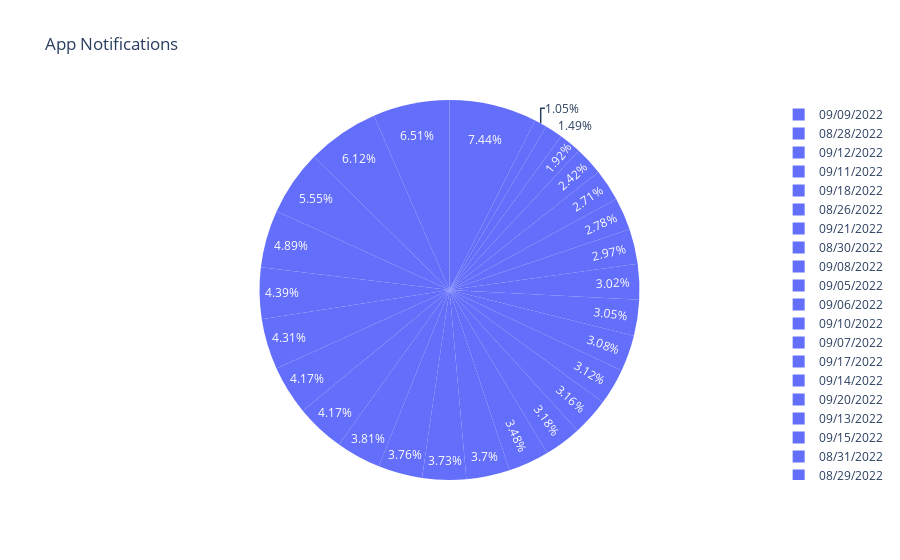

Notebook source saved alongside this figure:
### Code cell
figure.show()

### Figure 1 — Plotly figure (JSON) as saved in the notebook; plotly's stock layout.template omitted (floating-point values rounded to 4 significant figures)
{"data": [{"customdata": [["Instagram"], ["Instagram"], ["Instagram"], ["Instagram"], ["Instagram"], ["Instagram"], ["Instagram"], ["Instagram"], ["Instagram"], ["Instagram"], ["Instagram"], ["Instagram"], ["Instagram"], ["Instagram"], ["Instagram"], ["Instagram"], ["Instagram"], ["Instagram"], ["Instagram"], ["Instagram"], ["Instagram"], ["Instagram"], ["Instagram"], ["Instagram"], ["Instagram"], ["Instagram"], ["Instagram"], ["Whatsapp"], ["Whatsapp"], ["Whatsapp"], ["Whatsapp"], ["Whatsapp"], ["Whatsapp"], ["Whatsapp"], ["Whatsapp"], ["Whatsapp"], ["Whatsapp"], ["Whatsapp"], ["Whatsapp"], ["Whatsapp"], ["Whatsapp"], ["Whatsapp"], ["Whatsapp"], ["Whatsapp"], ["Whatsapp"], ["Whatsapp"], ["Whatsapp"], ["Whatsapp"], ["Whatsapp"], ["Whatsapp"], ["Whatsapp"], ["Whatsapp"], ["Whatsapp"], ["Whatsapp"]], "domain": {"x": [0, 1], "y": [0, 1]}, "hovertemplate": "Date=%{label}<br>Notifications=%{value}<br>App=%{customdata[0]}<extra></extra>", "labels": ["08/26/2022", "08/27/2022", "08/28/2022", "08/29/2022", "08/30/2022", "08/31/2022", "09/01/2022", "09/02/2022", "09/03/2022", "09/04/2022", "09/05/2022", "09/06/2022", "09/07/2022", "09/08/2022", "09/09/2022", "09/10/2022", "09/11/2022", "09/12/2022", "09/13/2022", "09/14/2022", "09/15/2022", "09/16/2022", "09/17/2022", "09/18/2022", "09/19/2022", "09/20/2022", "09/21/2022", "08/26/2022", "08/27/2022", "08/28/2022", "08/29/2022", "08/30/2022", "08/31/2022", "09/01/2022", "09/02/2022", "09/03/2022", "09/04/2022", "09/05/2022", "09/06/2022", "09/07/2022", "09/08/2022", "09/09/2022", "09/10/2022", "09/11/2022", "09/12/2022", "09/13/2022", "09/14/2022", "09/15/2022", "09/16/2022", "09/17/2022", "09/18/2022", "09/19/2022", "09/20/2022", "09/21/2022"], "legendgroup": "", "marker": {"colors": ["#636efa", "#636efa", "#636efa", "#636efa", "#636efa", "#636efa", "#636efa", "#636efa", "#636efa", "#636efa", "#636efa", "#636efa", "#636efa", "#636efa", "#636efa", "#636efa", "#636efa", "#636efa", "#636efa", "#636efa", "#636efa", "#636efa", "#636efa", "#636efa", "#636efa", "#636efa", "#636efa", "#EF553B", "#EF553B", "#EF553B", "#EF553B", "#EF553B", "#EF553B", "#EF553B", "#EF553B", "#EF553B", "#EF553B", "#EF553B", "#EF553B", "#EF553B", "#EF553B", "#EF553B", "#EF553B", "#EF553B", "#EF553B", "#EF553B", "#EF553B", "#EF553B", "#EF553B", "#EF553B", "#EF553B", "#EF553B", "#EF553B", "#EF553B"]}, "name": "", "showlegend": true, "type": "pie", "values": [70, 43, 231, 35, 19, 25, 23, 28, 15, 29, 24, 34, 23, 48, 68, 71, 180, 99, 45, 10, 15, 13, 9, 8, 8, 11, 12, 209, 111, 183, 157, 246, 169, 99, 144, 80, 38, 218, 205, 212, 217, 405, 166, 173, 290, 153, 192, 181, 176, 212, 303, 169, 190, 262]}], "layout": {"legend": {"tracegroupgap": 0}, "title": {"text": "App Notifications"}}}
